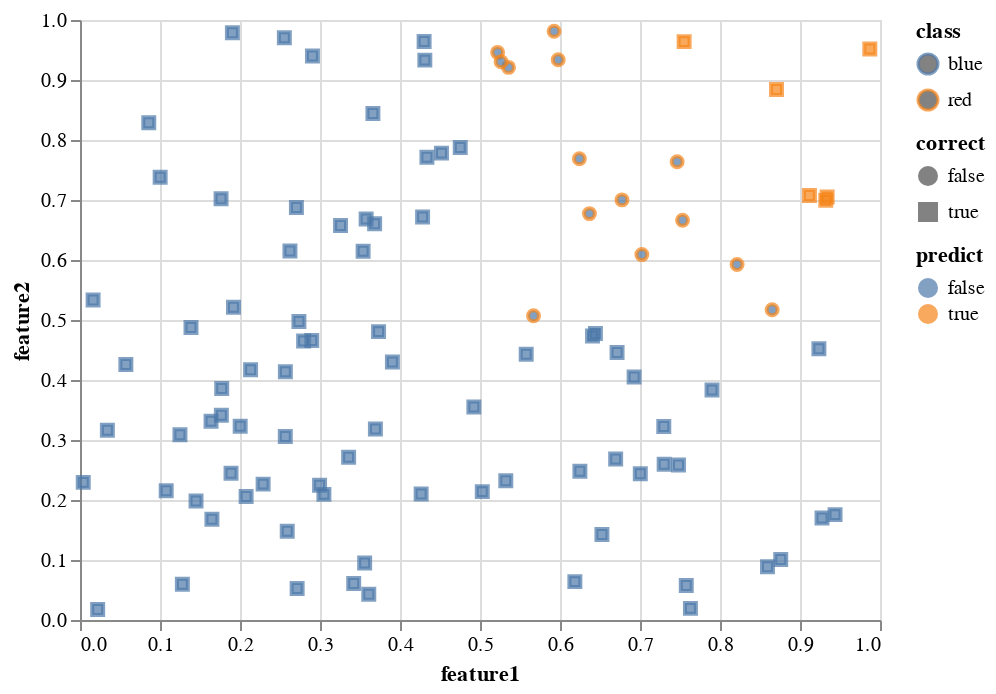

The notebook cell saved with this chart:
### Code cell
chart = (alt.Chart(df_train)
    .mark_point()
    .encode(
        x = "feature1",
        y = "feature2",
        color="class",
        fill = "predict",
        shape = "correct",
    ))
chart

### Figure 1 — Vega-Lite specification as saved in the notebook (floating-point values rounded to 4 significant figures)
{"config": {"view": {"continuousWidth": 400, "continuousHeight": 300}}, "data": {"name": "data-0bbcd95f7c3d7fd394324f6c90bbbe67"}, "mark": "point", "encoding": {"color": {"type": "nominal", "field": "class"}, "fill": {"type": "nominal", "field": "predict"}, "shape": {"type": "nominal", "field": "correct"}, "x": {"type": "quantitative", "field": "feature1"}, "y": {"type": "quantitative", "field": "feature2"}}, "$schema": "https://vega.github.io/schema/vega-lite/v4.8.1.json", "datasets": {"data-0bbcd95f7c3d7fd394324f6c90bbbe67": [{"class": "blue", "split": "train", "feature1": 0.2736, "feature2": 0.4975, "predict": false, "correct": true}, {"class": "blue", "split": "train", "feature1": 0.1077, "feature2": 0.2154, "predict": false, "correct": true}, {"class": "blue", "split": "train", "feature1": 0.6407, "feature2": 0.4733, "predict": false, "correct": true}, {"class": "red", "split": "train", "feature1": 0.7023, "feature2": 0.609, "predict": false, "correct": false}, {"class": "blue", "split": "train", "feature1": 0.03423, "feature2": 0.3162, "predict": false, "correct": true}, {"class": "blue", "split": "train", "feature1": 0.8594, "feature2": 0.08886, "predict": false, "correct": true}, {"class": "blue", "split": "train", "feature1": 0.6186, "feature2": 0.06393, "predict": false, "correct": true}, {"class": "blue", "split": "train", "feature1": 0.2566, "feature2": 0.306, "predict": false, "correct": true}, {"class": "blue", "split": "train", "feature1": 0.3049, "feature2": 0.2094, "predict": false, "correct": true}, {"class": "red", "split": "train", "feature1": 0.9339, "feature2": 0.7049, "predict": true, "correct": true}, {"class": "blue", "split": "train", "feature1": 0.1249, "feature2": 0.3086, "predict": false, "correct": true}, {"class": "blue", "split": "train", "feature1": 0.2795, "feature2": 0.4652, "predict": false, "correct": true}, {"class": "blue", "split": "train", "feature1": 0.2714, "feature2": 0.05234, "predict": false, "correct": true}, {"class": "blue", "split": "train", "feature1": 0.1918, "feature2": 0.5211, "predict": false, "correct": true}, {"class": "red", "split": "train", "feature1": 0.7532, "feature2": 0.6661, "predict": false, "correct": false}, {"class": "blue", "split": "train", "feature1": 0.2897, "feature2": 0.4659, "predict": false, "correct": true}, {"class": "blue", "split": "train", "feature1": 0.004054, "feature2": 0.2294, "predict": false, "correct": true}, {"class": "blue", "split": "train", "feature1": 0.5578, "feature2": 0.4429, "predict": false, "correct": true}, {"class": "blue", "split": "train", "feature1": 0.1771, "feature2": 0.3859, "predict": false, "correct": true}, {"class": "blue", "split": "train", "feature1": 0.5028, "feature2": 0.214, "predict": false, "correct": true}, {"class": "blue", "split": "train", "feature1": 0.2289, "feature2": 0.2265, "predict": false, "correct": true}, {"class": "blue", "split": "train", "feature1": 0.2002, "feature2": 0.3231, "predict": false, "correct": true}, {"class": "red", "split": "train", "feature1": 0.6368, "feature2": 0.6773, "predict": false, "correct": false}, {"class": "red", "split": "train", "feature1": 0.8652, "feature2": 0.5171, "predict": false, "correct": false}, {"class": "blue", "split": "train", "feature1": 0.01637, "feature2": 0.5334, "predict": false, "correct": true}, {"class": "blue", "split": "train", "feature1": 0.9438, "feature2": 0.1757, "predict": false, "correct": true}, {"class": "blue", "split": "train", "feature1": 0.763, "feature2": 0.01937, "predict": false, "correct": true}, {"class": "blue", "split": "train", "feature1": 0.3661, "feature2": 0.8441, "predict": false, "correct": true}, {"class": "blue", "split": "train", "feature1": 0.6443, "feature2": 0.4776, "predict": false, "correct": true}, {"class": "blue", "split": "train", "feature1": 0.3539, "feature2": 0.6146, "predict": false, "correct": true}, {"class": "blue", "split": "train", "feature1": 0.3732, "feature2": 0.4806, "predict": false, "correct": true}, {"class": "blue", "split": "train", "feature1": 0.1388, "feature2": 0.4877, "predict": false, "correct": true}, {"class": "blue", "split": "train", "feature1": 0.2132, "feature2": 0.4172, "predict": false, "correct": true}, {"class": "blue", "split": "train", "feature1": 0.2554, "feature2": 0.9703, "predict": false, "correct": true}, {"class": "blue", "split": "train", "feature1": 0.3683, "feature2": 0.6605, "predict": false, "correct": true}, {"class": "blue", "split": "train", "feature1": 0.4282, "feature2": 0.6718, "predict": false, "correct": true}, {"class": "blue", "split": "train", "feature1": 0.3358, "feature2": 0.2713, "predict": false, "correct": true}, {"class": "blue", "split": "train", "feature1": 0.7302, "feature2": 0.2595, "predict": false, "correct": true}, {"class": "red", "split": "train", "feature1": 0.8707, "feature2": 0.8842, "predict": true, "correct": true}, {"class": "blue", "split": "train", "feature1": 0.7481, "feature2": 0.2583, "predict": false, "correct": true}, {"class": "red", "split": "train", "feature1": 0.6242, "feature2": 0.7686, "predict": false, "correct": false}, {"class": "blue", "split": "train", "feature1": 0.6926, "feature2": 0.405, "predict": false, "correct": true}, {"class": "red", "split": "train", "feature1": 0.9322, "feature2": 0.6994, "predict": true, "correct": true}, {"class": "blue", "split": "train", "feature1": 0.2995, "feature2": 0.2246, "predict": false, "correct": true}, {"class": "red", "split": "train", "feature1": 0.522, "feature2": 0.9461, "predict": false, "correct": false}, {"class": "blue", "split": "train", "feature1": 0.1905, "feature2": 0.9788, "predict": false, "correct": true}, {"class": "blue", "split": "train", "feature1": 0.1649, "feature2": 0.168, "predict": false, "correct": true}, {"class": "blue", "split": "train", "feature1": 0.4518, "feature2": 0.7781, "predict": false, "correct": true}, {"class": "blue", "split": "train", "feature1": 0.4923, "feature2": 0.355, "predict": false, "correct": true}, {"class": "blue", "split": "train", "feature1": 0.9275, "feature2": 0.1699, "predict": false, "correct": true}, {"class": "blue", "split": "train", "feature1": 0.6714, "feature2": 0.4457, "predict": false, "correct": true}, {"class": "blue", "split": "train", "feature1": 0.2077, "feature2": 0.2058, "predict": false, "correct": true}, {"class": "blue", "split": "train", "feature1": 0.5322, "feature2": 0.232, "predict": false, "correct": true}, {"class": "blue", "split": "train", "feature1": 0.7578, "feature2": 0.0575, "predict": false, "correct": true}, {"class": "red", "split": "train", "feature1": 0.7552, "feature2": 0.964, "predict": true, "correct": true}, {"class": "blue", "split": "train", "feature1": 0.1767, "feature2": 0.3411, "predict": false, "correct": true}, {"class": "red", "split": "train", "feature1": 0.6775, "feature2": 0.7002, "predict": false, "correct": false}, {"class": "blue", "split": "train", "feature1": 0.8759, "feature2": 0.1009, "predict": false, "correct": true}, {"class": "blue", "split": "train", "feature1": 0.3558, "feature2": 0.09491, "predict": false, "correct": true}, {"class": "blue", "split": "train", "feature1": 0.08596, "feature2": 0.8287, "predict": false, "correct": true}, {"class": "red", "split": "train", "feature1": 0.9873, "feature2": 0.9516, "predict": true, "correct": true}, {"class": "blue", "split": "train", "feature1": 0.2705, "feature2": 0.6874, "predict": false, "correct": true}, {"class": "blue", "split": "train", "feature1": 0.1763, "feature2": 0.702, "predict": false, "correct": true}, {"class": "red", "split": "train", "feature1": 0.5926, "feature2": 0.9813, "predict": false, "correct": false}, {"class": "red", "split": "train", "feature1": 0.5357, "feature2": 0.921, "predict": false, "correct": false}, {"class": "blue", "split": "train", "feature1": 0.3577, "feature2": 0.6684, "predict": false, "correct": true}, {"class": "blue", "split": "train", "feature1": 0.02209, "feature2": 0.01767, "predict": false, "correct": true}, {"class": "blue", "split": "train", "feature1": 0.431, "feature2": 0.9332, "predict": false, "correct": true}, {"class": "blue", "split": "train", "feature1": 0.05732, "feature2": 0.4257, "predict": false, "correct": true}, {"class": "red", "split": "train", "feature1": 0.5669, "feature2": 0.5071, "predict": false, "correct": false}, {"class": "blue", "split": "train", "feature1": 0.9236, "feature2": 0.4521, "predict": false, "correct": true}, {"class": "blue", "split": "train", "feature1": 0.145, "feature2": 0.1984, "predict": false, "correct": true}, {"class": "blue", "split": "train", "feature1": 0.3905, "feature2": 0.4299, "predict": false, "correct": true}, {"class": "blue", "split": "train", "feature1": 0.7004, "feature2": 0.2438, "predict": false, "correct": true}, {"class": "blue", "split": "train", "feature1": 0.7297, "feature2": 0.3226, "predict": false, "correct": true}, {"class": "blue", "split": "train", "feature1": 0.3693, "feature2": 0.3184, "predict": false, "correct": true}, {"class": "blue", "split": "train", "feature1": 0.2624, "feature2": 0.615, "predict": false, "correct": true}, {"class": "red", "split": "train", "feature1": 0.7464, "feature2": 0.7638, "predict": false, "correct": false}, {"class": "blue", "split": "train", "feature1": 0.259, "feature2": 0.1479, "predict": false, "correct": true}, {"class": "blue", "split": "train", "feature1": 0.1002, "feature2": 0.7379, "predict": false, "correct": true}, {"class": "blue", "split": "train", "feature1": 0.128, "feature2": 0.05945, "predict": false, "correct": true}, {"class": "blue", "split": "train", "feature1": 0.1638, "feature2": 0.3314, "predict": false, "correct": true}, {"class": "blue", "split": "train", "feature1": 0.6249, "feature2": 0.2478, "predict": false, "correct": true}, {"class": "blue", "split": "train", "feature1": 0.6524, "feature2": 0.1425, "predict": false, "correct": true}, {"class": "red", "split": "train", "feature1": 0.5264, "feature2": 0.9303, "predict": false, "correct": false}, {"class": "blue", "split": "train", "feature1": 0.4264, "feature2": 0.2101, "predict": false, "correct": true}, {"class": "blue", "split": "train", "feature1": 0.1888, "feature2": 0.2447, "predict": false, "correct": true}, {"class": "red", "split": "train", "feature1": 0.5978, "feature2": 0.9337, "predict": false, "correct": false}, {"class": "blue", "split": "train", "feature1": 0.2906, "feature2": 0.9399, "predict": false, "correct": true}, {"class": "blue", "split": "train", "feature1": 0.4753, "feature2": 0.7875, "predict": false, "correct": true}, {"class": "blue", "split": "train", "feature1": 0.3421, "feature2": 0.0608, "predict": false, "correct": true}, {"class": "blue", "split": "train", "feature1": 0.79, "feature2": 0.3833, "predict": false, "correct": true}, {"class": "red", "split": "train", "feature1": 0.9118, "feature2": 0.7076, "predict": true, "correct": true}, {"class": "red", "split": "train", "feature1": 0.8213, "feature2": 0.5926, "predict": false, "correct": false}, {"class": "blue", "split": "train", "feature1": 0.4336, "feature2": 0.7712, "predict": false, "correct": true}, {"class": "blue", "split": "train", "feature1": 0.6696, "feature2": 0.2682, "predict": false, "correct": true}, {"class": "blue", "split": "train", "feature1": 0.361, "feature2": 0.04302, "predict": false, "correct": true}, {"class": "blue", "split": "train", "feature1": 0.4302, "feature2": 0.9642, "predict": false, "correct": true}, {"class": "blue", "split": "train", "feature1": 0.2567, "feature2": 0.4136, "predict": false, "correct": true}, {"class": "blue", "split": "train", "feature1": 0.3257, "feature2": 0.6574, "predict": false, "correct": true}]}}
